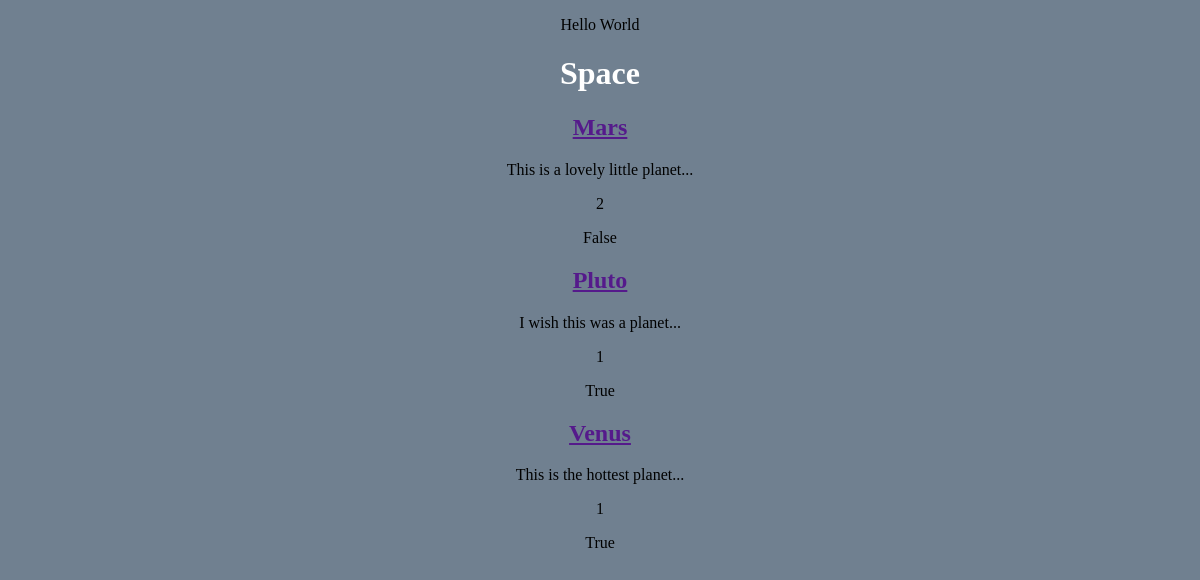
The page /secondview on the database as committed earlier.
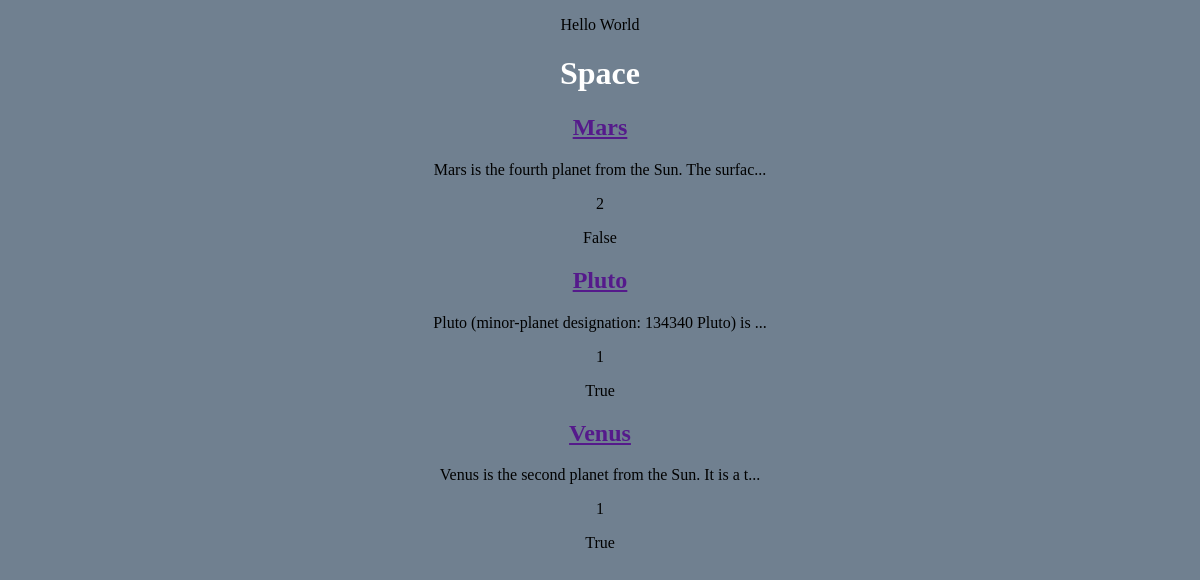
The same page on the database as committed later.
### first_app/models.py (models this page shows, shortened)
class Space(models.Model):
    title = models.CharField(max_length=100)
    body = models.TextField()
    status = models.IntegerField()
    flagged = models.BooleanField()
    def snippet(self):
        return self.body[:50] + '...'

### second_app/views.py (the view)
# urls.py: path('secondview', views.secondview)
def secondview(request):
    space = Space.objects.all().order_by('flagged')
    return render(
        request,
        "second.html",
        {
            'space': space,
        },
    )

### second_app/templates/second.html (shortened to what this page needs)
<!DOCTYPE html>
{% load static %}
<html lang="en">
<head>
    <link rel="stylesheet" href="{% static '/css/style.css' %}">
</head>
<body>
    <p>Hello World</p>
    <h1>Space</h1>
    <div class="space">
        {% for space in space %}
        <div class="planets">
            <h2><a href="">{{ space.title }}</a></h2>
            <p>{{ space.snippet }}</p>
            <p>{{ space.status }}</p>
            <p>{{ space.flagged }}</p>
        </div>
        {% endfor %}
    </div>
</body>
</html>

Rows that differ between the two databases and show on the page:
changed Space "Mars": snippet "This is a lovely little planet..." → "Mars is the fourth planet from the Sun. The surfac..."
changed Space "Pluto": snippet "I wish this was a planet..." → "Pluto (minor-planet designation: 134340 Pluto) is ..."
changed Space "Venus": snippet "This is the hottest planet..." → "Venus is the second planet from the Sun. It is a t..."
